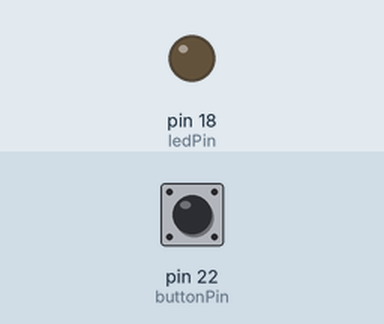
Bench run of a sketch on a simulated Arduino Mega 2560, built with avr-gcc and run on an emulated ATmega2560. On the bench: output pins drawn as LEDs (lit = HIGH). Inputs (shaded band) come from the test bench; at power-on: pin 22 (buttonPin) HIGH.

Above: at 1.2 s.
1.3 s: pin 22 (buttonPin) pulled LOW for 0.15 s
At 1.37 s:
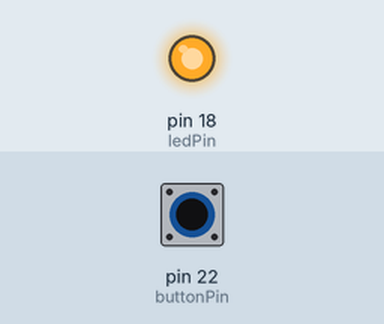
2.9 s: pin 22 (buttonPin) pulled LOW for 3.2 s
At 7.1 s:
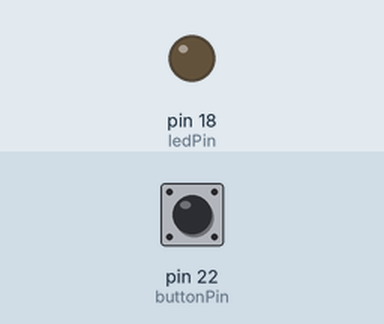
Timing chart, 0 to 8.6 s (numbered marks = the images above; inputs shaded):
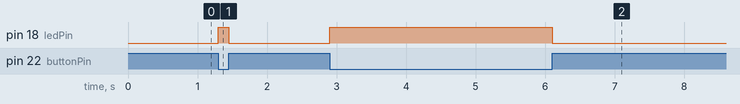

The sketch:

IOTIVATE.ino
```cpp
const int buttonPin = 22;
const int ledPin = 18;

void setup() {
  pinMode(buttonPin, INPUT_PULLUP);
  pinMode(ledPin, OUTPUT);
}

void loop() {
  if (digitalRead(buttonPin) == LOW) {
    digitalWrite(ledPin, HIGH);
  } else {
    digitalWrite(ledPin, LOW);
  }
}
```

Measured:
- after the input at 1.3 s, pin 18 (ledPin): LOW → HIGH at once, → LOW 0.15 s later
- after the input at 2.9 s, pin 18 (ledPin): LOW → HIGH at once, → LOW 3.2 s later
